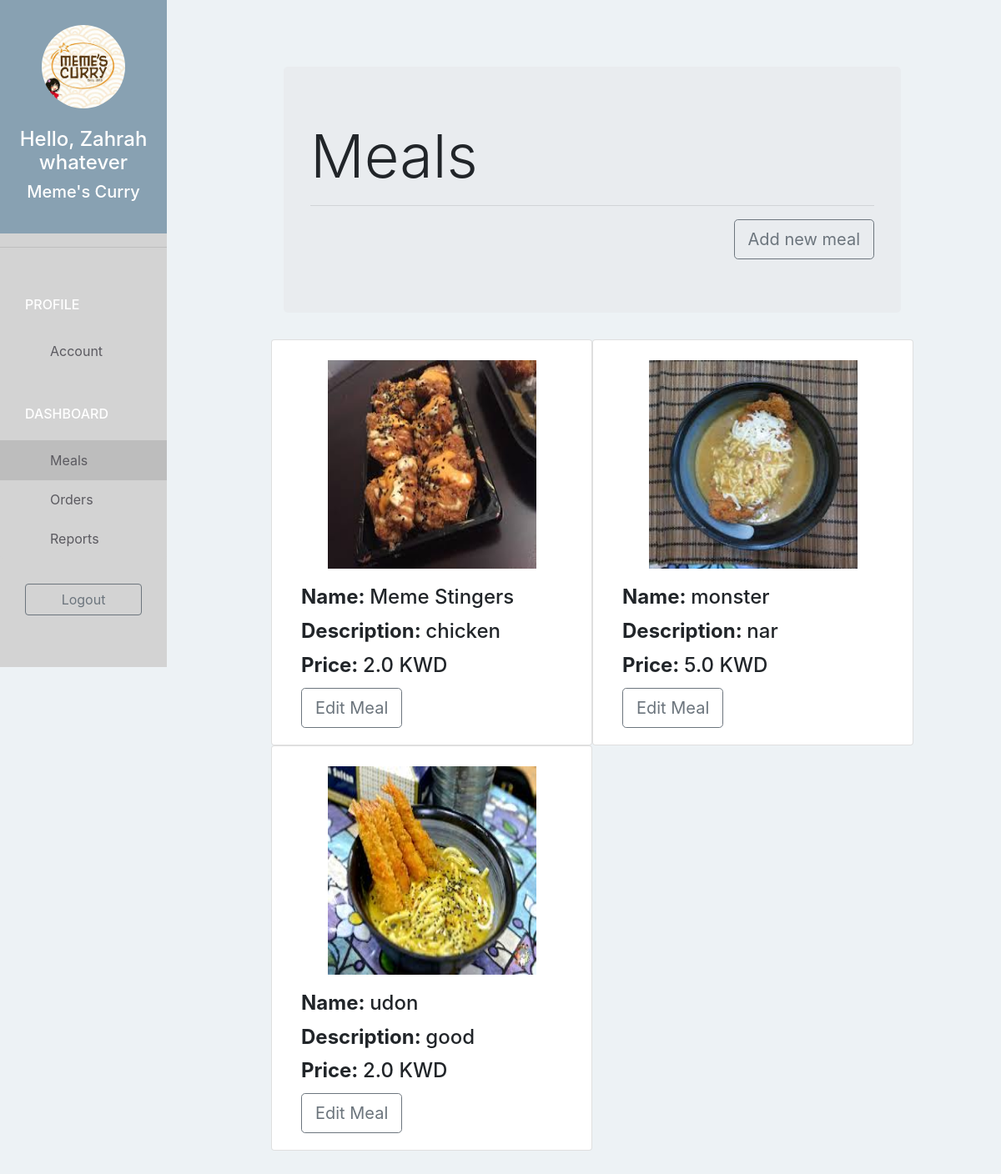
Page /restaurant/meal/ (signed in) on the committed database.
### taxiapp/models.py (models this page shows, shortened)
class Restaurant(models.Model):
    user = models.OneToOneField(User, on_delete=models.CASCADE, related_name='restaurant')
    name = models.CharField(max_length=400)
    phone = models.CharField(max_length=220)
    address = models.CharField(max_length=500)
    logo = models.ImageField(upload_to='restaurant_logo/', blank=False, null=True)

class Meal(models.Model):
    restaurant = models.ForeignKey(Restaurant, on_delete=models.CASCADE,)
    name = models.CharField(max_length=500)
    short_description = models.CharField(max_length=500)
    image = models.ImageField(upload_to='meal_images/', blank=False)
    price = models.FloatField(default=0)

### taxiapp/views.py (the view)
# urls.py: path('restaurant/meal/', views.restaurant_meal, name="restaurant_meal"),
@login_required(login_url='/restaurant/login/')
def restaurant_meal(request):
    meals = Meal.objects.filter(restaurant = request.user.restaurant).order_by("-id")
    return render(request, 'meal.html', {"meals": meals})

### taxiapp/templates/meal.html (shortened to what this page needs)
{% extends "restaurant.html" %}
{% block content %}
<div class="container-fluid" style="width: 50rem;">
<div class="col-lg-12">
    <div class="jumbotron">
		<h1 class="display-3">Meals</h1>
    <hr/>
    <div class="text-right">
      <a href="{% url 'add_meal'%}" class="btn btn-outline-secondary btn-lg"> Add new meal</a>
    </div>
   	</div>
      <div class="row">
        {% for meal in meals %}
        <div class="card col-lg-6" style="width: 50rem;">
          {% if meal.image %}
          <br/>
            <img class="align-self-center" src="{{meal.image.url}}" alt="Card image cap" style="width: 250px; height: 250px;">
          {% endif %}
          <div class= card-body>
            <h4 class="card-title"><strong>Name: </strong>{{meal.name}} </h4>
            <h4 class="card-title"><strong>Description: </strong>{{meal.short_description| truncatechars:30}}</h4>
            <h4 class="card-title"><strong>Price: </strong>{{meal.price}} KWD</h4>
            <a class="btn btn-outline-secondary btn-lg" href="{% url 'edit_meal' meal.id %}"> Edit Meal</a>
          </div>
        </div>
        {% endfor %}
      </div>
</div>
</div>
{% endblock content %}

### taxiapp/templates/restaurant.html (shortened to what this page needs)
{% extends "base.html" %}
{% block sidebar%}
  {% url 'restaurant_account' as account_url %}
  {% url 'restaurant_meal' as meal_url %}
  {% url 'restaurant_order' as order_url %}
  {% url 'restaurant_report' as report_url %}
  <div class="text-center">
    <img class="img-circle" src="{{user.restaurant.logo.url}}" width="100" height="100" />
    <br/>
    <br/>
    <h4> Hello, {{ user.get_full_name }} </h4>
    <h5> {{ user.restaurant.name }} </h5>
  </div>
  <hr/>
  <div class="list-group">
    <span class="text-uppercase"> Profile </span>
    <a href="{% url 'restaurant_account' %}" class="list-group-item {%if request.path == account_url %} active {%endif%}">Account</a>
    <span class="text-uppercase"> DashBoard</span>
    <a href="{% url 'restaurant_meal' %}" class="list-group-item {%if request.path == meal_url %} active {%endif%}">Meals</a>
    <a href="{% url 'restaurant_order' %}" class="list-group-item {%if request.path == order_url %} active {%endif%}">
      Orders
    </a>
    <a href="{% url 'restaurant_report' %}" class="list-group-item {%if request.path == report_url %} active {%endif%}">Reports</a>
  </div>
  {% if request.user.is_authenticated %}
  <div class="text-center">
    <a class="btn btn-outline-secondary" href="{% url 'logout'%}"> Logout </a>
  </div>
  {% else %}
  <div class="text-center">
    <a class="nav-link" href="{% url 'login' %}">Login</a>
    <a class="nav-link" href="{% url 'signup' %}">Signup</a>
  </div>
  {% endif %}
{% endblock sidebar %}

### taxiapp/templates/base.html (shortened to what this page needs)
<!DOCTYPE html>
{% load static %}
<html>
<head>
	<link rel="stylesheet" href="{% static 'css/bootstrap.min.css' %}">
	<link href="https://maxcdn.bootstrapcdn.com/font-awesome/4.7.0/css/font-awesome.min.css" rel="stylesheet">
	<link rel="stylesheet" href="{% static 'css/style.css' %}">
</head>
<body>
	<div class="container">
		<div class="row">
			<div class="col-lg-2 col-md-2 col-sm-2 sidebar">
				{%block sidebar%}
				{%endblock sidebar%}
			</div>
			<div class="col-lg-12 content">
				{% block content %}
				{% endblock content %}
			</div>
</body>
</html>

### taxiapp/static/css/style.css (style rules this page uses)
body { padding-top: 50px; background-color: #EDF2F5; overflow: auto; }
.img-circle { border-radius: 50%; }
.sidebar { height: 100vh; position: fixed; top: 0; left: 0; padding: 0; background-color: #D3D3D3; overflow: auto; }
.sidebar > div:first-child { padding: 30px 10px; font-weight: bold; font-size: 15px; background-color: #88A1B2; }
.sidebar > div:first-child > h4 { color: #FFFFFF; }
.sidebar > div:first-child > h5 { color: #FFFFFF; }
.sidebar .list-group { padding: 0; background-color: #D3D3D3; }
.sidebar .list-group > span { color: #FFFFFF; display: block; margin-top: 20px; padding: 20px 30px; font-size: 16px; font-weight: 500; }
.sidebar .list-group .list-group-item, .sidebar .list-group .list-group-item:focus { background-color: #D3D3D3; color: #5b5a60; border: 0; padding-left: 60px; padding-right: 30px; }
.sidebar .list-group .list-group-item.active, .sidebar .list-group .list-group-item:hover { background-color: #bdbdbd; color: #5b5a60; }
.sidebar > div:last-child { padding: 30px; }
.sidebar > div:last-child .btn { width: 100%; }
.content { padding-top: 30px; padding-right: 30px; padding-bottom: 30px; padding-left: 250px; }

### rows in the picture
Meal: image (picture), name "Meme Stingers", short_description "chicken", price "2.0"
Meal: image (picture), name "monster", short_description "nar", price "5.0"
Meal: image (picture), name "udon", short_description "good", price "2.0"

### other values in the picture
{{ user.get_full_name }} "Zahrah whatever"
{{ user.restaurant.name }} "Meme's Curry"
